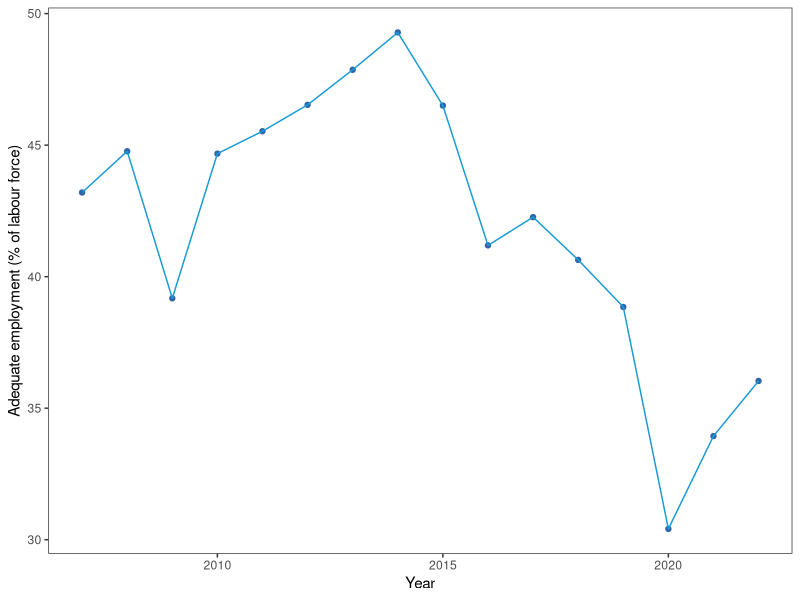

Write the R code that produced this figure.
## ---- chunk 1
#| label: setup

# Load libraries

library(tidyverse)

## ---- chunk 2
#| label: fig-employment-graph
#| fig-cap: "Adequate employment in Ecuador"

# Load the data

employment<-
  read.csv('labour-market-stats.csv')

# Graph

employment %>%
  filter(series == 'Adequate Employment') %>% 
  ggplot(aes(year, value))+
    geom_point(colour = '#2F66A9')+
    geom_line(colour = '#189ad3' )+
    theme_bw()+
    theme(panel.grid.major = element_blank(),
          panel.grid.minor = element_blank())+
    labs( x = 'Year',
          y = 'Adequate employment (% of labour force)')

